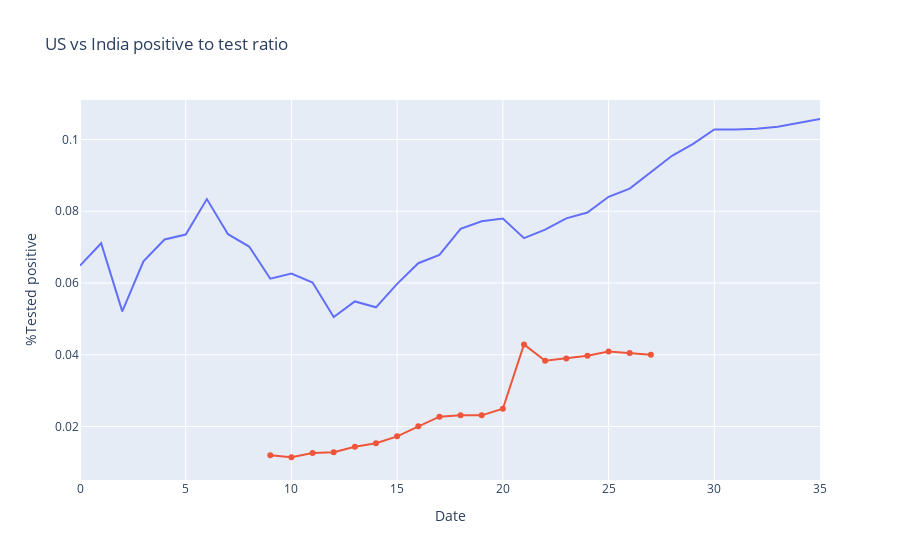

The code cell stored with this chart in its notebook:
### Code cell
fig = go.Figure(data = [go.Scatter(name = 'US positive to test ratio',
                              x = list(us_tests.index),
                              y = list(us_tests)[::-1],
                             marker = {'opacity':1,'showscale':False}),
                        go.Scatter(name = 'India positive to test ratio',
                              x = list(india_tests.index),
                              y = india_tests,
                             marker = {'opacity':1,'showscale':False})
                       ],
                
               layout = go.Layout(title = 'US vs India positive to test ratio',
                                  xaxis = {'title':'Date'},
                                  yaxis = {'title':'%Tested positive'},
                                 showlegend = False
                                )
               )
fig.show()

### Figure 1 — Plotly figure (JSON) as saved in the notebook; plotly's stock layout.template omitted (floating-point values rounded to 4 significant figures)
{"data": [{"marker": {"opacity": 1, "showscale": false}, "name": "US positive to test ratio", "type": "scatter", "x": [0, 1, 2, 3, 4, 5, 6, 7, 8, 9, 10, 11, 12, 13, 14, 15, 16, 17, 18, 19, 20, 21, 22, 23, 24, 25, 26, 27, 28, 29, 30, 31, 32, 33, 34, 35], "y": [0.06484, 0.07108, 0.05209, 0.06605, 0.07213, 0.07351, 0.08339, 0.0736, 0.07016, 0.06119, 0.06262, 0.06014, 0.05048, 0.05486, 0.05323, 0.05977, 0.06551, 0.06784, 0.0751, 0.07721, 0.07796, 0.07251, 0.07486, 0.07803, 0.07964, 0.08404, 0.08631, 0.09088, 0.09546, 0.09878, 0.1028, 0.1028, 0.103, 0.1035, 0.1047, 0.1057]}, {"marker": {"opacity": 1, "showscale": false}, "name": "India positive to test ratio", "type": "scatter", "x": [9, 10, 11, 12, 13, 14, 15, 16, 17, 18, 19, 20, 21, 22, 23, 24, 25, 26, 27], "y": [0.012, 0.01143, 0.01262, 0.01284, 0.01433, 0.01532, 0.01726, 0.02006, 0.02275, 0.0231, 0.02311, 0.02496, 0.04288, 0.03831, 0.03894, 0.03969, 0.04091, 0.04049, 0.03998]}], "layout": {"showlegend": false, "title": {"text": "US vs India positive to test ratio"}, "xaxis": {"title": {"text": "Date"}}, "yaxis": {"title": {"text": "%Tested positive"}}}}
